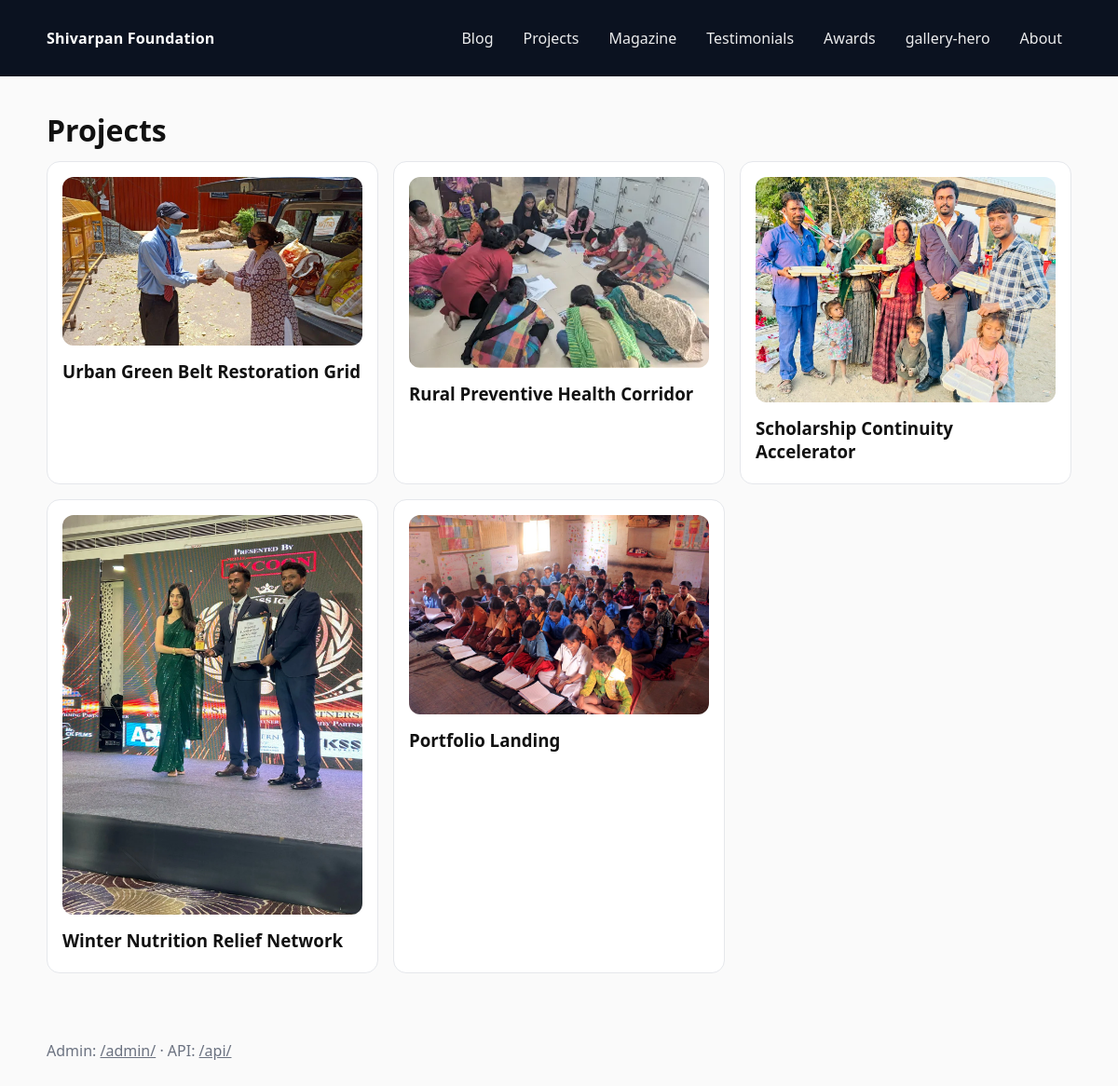
The page /projects/ on the database as committed earlier.
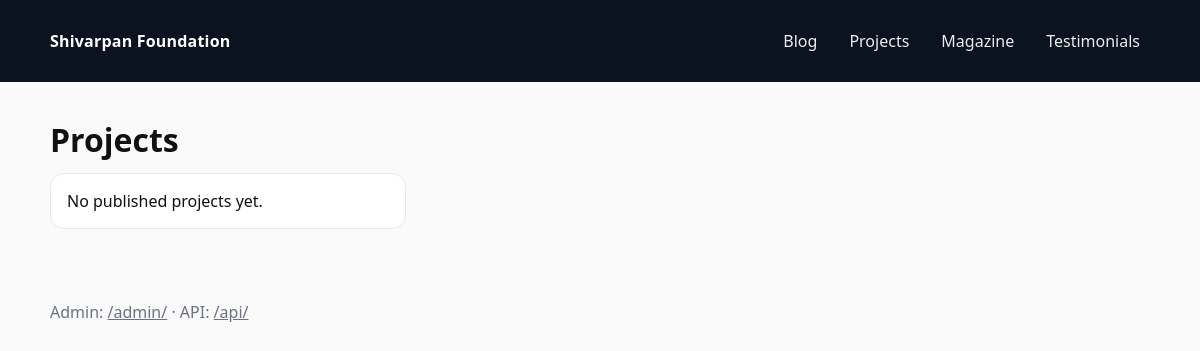
The same page on the database as committed later.
### foundation/models.py (models this page shows, shortened)
class PublishableModel(TimeStampedModel):
    status = models.CharField(max_length=20, choices=ContentStatus.choices, default=ContentStatus.DRAFT)
    publish_at = models.DateTimeField(default=timezone.now)
    objects = PublishableQuerySet.as_manager()
    class Meta:
        abstract = True

class SeoFields(models.Model):
    seo_title = models.CharField(max_length=255, blank=True)
    seo_description = models.TextField(blank=True)
    canonical_url = models.URLField(blank=True)
    og_title = models.CharField(max_length=255, blank=True)
    og_description = models.TextField(blank=True)
    og_image = models.ForeignKey(
        MediaAsset, null=True, blank=True, on_delete=models.SET_NULL, related_name="+"
    )
    class Meta:
        abstract = True

class Page(PublishableModel, SeoFields):
    title = models.CharField(max_length=255)
    slug = models.SlugField(max_length=255, unique=True)
    body = models.TextField(blank=True)
    cover_image = models.ForeignKey(
        MediaAsset, null=True, blank=True, on_delete=models.SET_NULL, related_name="page_covers"
    )
    embed_html = models.TextField(blank=True, help_text="Optional: YouTube/embed code.")
    show_in_nav = models.BooleanField(default=False)
    menu_title = models.CharField(max_length=255, blank=True)

class Project(PublishableModel, SeoFields):
    title = models.CharField(max_length=255)
    slug = models.SlugField(max_length=255, unique=True)
    summary = models.TextField(blank=True)
    description = models.TextField(blank=True)
    partner_organization = models.CharField(max_length=255, blank=True)
    impact_numbers = models.JSONField(default=dict, blank=True)
    featured_image = models.ForeignKey(
        MediaAsset, null=True, blank=True, on_delete=models.SET_NULL, related_name="project_images"
    )
    gallery = models.ManyToManyField(MediaAsset, blank=True, related_name="project_galleries")
    testimonial = models.ForeignKey(
        Testimonial, null=True, blank=True, on_delete=models.SET_NULL, related_name="projects"
    )

class TimeStampedModel(models.Model):
    created_at = models.DateTimeField(auto_now_add=True)
    updated_at = models.DateTimeField(auto_now=True)
    class Meta:
        abstract = True

class MediaAsset(TimeStampedModel):
    class MediaType(models.TextChoices):
        IMAGE = "image", "Image"
        VIDEO = "video", "Video"
        PDF = "pdf", "PDF"
        DOCUMENT = "document", "Document"
        OTHER = "other", "Other"
    title = models.CharField(max_length=255, blank=True)
    file = models.FileField(upload_to="uploads/%Y/%m/")
    file_name = models.CharField(max_length=255, blank=True)
    content_type = models.CharField(max_length=100, blank=True)
    file_blob = models.BinaryField(blank=True, null=True, editable=False)
    alt_text = models.CharField(max_length=255, blank=True)
    media_type = models.CharField(max_length=20, choices=MediaType.choices, default=MediaType.OTHER)

### core/views.py (the view)
# urls.py: path("projects/", projects_list, name="projects-list"),
def projects_list(request):
    projects = Project.objects.published().select_related("featured_image").order_by("-publish_at")[:50]
    return render(request, "public/projects_list.html", {**_site_context(), "projects": projects})

### core/views.py (called while the page is built)
def _site_context():
    site_settings = SiteSettings.get_solo()
    nav_pages = Page.objects.published().filter(show_in_nav=True).order_by("menu_title", "title")
    return {"site_settings": site_settings, "nav_pages": nav_pages}

### foundation/models.py (called while the page is built)
    def published(self):
        now = timezone.now()
        return self.filter(status=ContentStatus.PUBLISHED, publish_at__lte=now)

    @classmethod
    def get_solo(cls):
        obj, _ = cls.objects.get_or_create(pk=1)
        return obj

### core/templates/public/projects_list.html (shortened to what this page needs)
{% extends "public/base.html" %}
{% block content %}
  <main class="wrap">
    <h1 style="margin: 14px 0 12px;">Projects</h1>
    <div class="grid">
      {% for p in projects %}
        <article class="card">
          {% if p.featured_image and p.featured_image.file %}
            <a href="/projects/{{ p.slug }}/"><img src="{{ p.featured_image.file.url }}" alt="{{ p.featured_image.alt_text|default:p.title }}" /></a>
            <div style="height: 10px;"></div>
          {% endif %}
          <h3 style="margin: 0 0 6px;"><a href="/projects/{{ p.slug }}/" style="text-decoration:none;">{{ p.title }}</a></h3>
        </article>
      {% empty %}
        <div class="card">No published projects yet.</div>
      {% endfor %}
    </div>
  </main>
{% endblock %}

### core/templates/public/base.html (shortened to what this page needs)
<!doctype html>
<html lang="en">
  <head>
  </head>
  <body>
    <header class="topbar">
      <div class="wrap">
        <a class="brand" href="/">Shivarpan Foundation</a>
        <nav class="nav">
          <a href="/blog/">Blog</a>
          <a href="/projects/">Projects</a>
          <a href="/magazine/">Magazine</a>
          <a href="/testimonials/">Testimonials</a>
          {% for p in nav_pages %}
            <a href="/{{ p.slug }}/">{{ p.menu_title|default:p.title }}</a>
          {% endfor %}
        </nav>
      </div>
    </header>
    {% block content %}{% endblock %}
    <footer class="footer">
      <div class="wrap">
        <div>Admin: <a href="/admin/">/admin/</a> · API: <a href="/api/">/api/</a></div>
      </div>
    </footer>
  </body>
</html>

Rows that differ between the two databases and show on the page:
removed Page: menu_title "Awards"
no longer on this page (row edited): Page: menu_title "gallery-hero"
no longer on this page (row edited): Page: menu_title "About"
removed Project: featured_image.file (picture), title "Urban Green Belt Restoration Grid"
removed Project: featured_image.file (picture), title "Rural Preventive Health Corridor"
removed Project: featured_image.file (picture), title "Scholarship Continuity Accelerator"
removed Project: featured_image.file (picture), title "Winter Nutrition Relief Network"
removed Project: featured_image.file (picture), title "Portfolio Landing"
Other text that changed with them:
text now shown: "No published projects yet."
